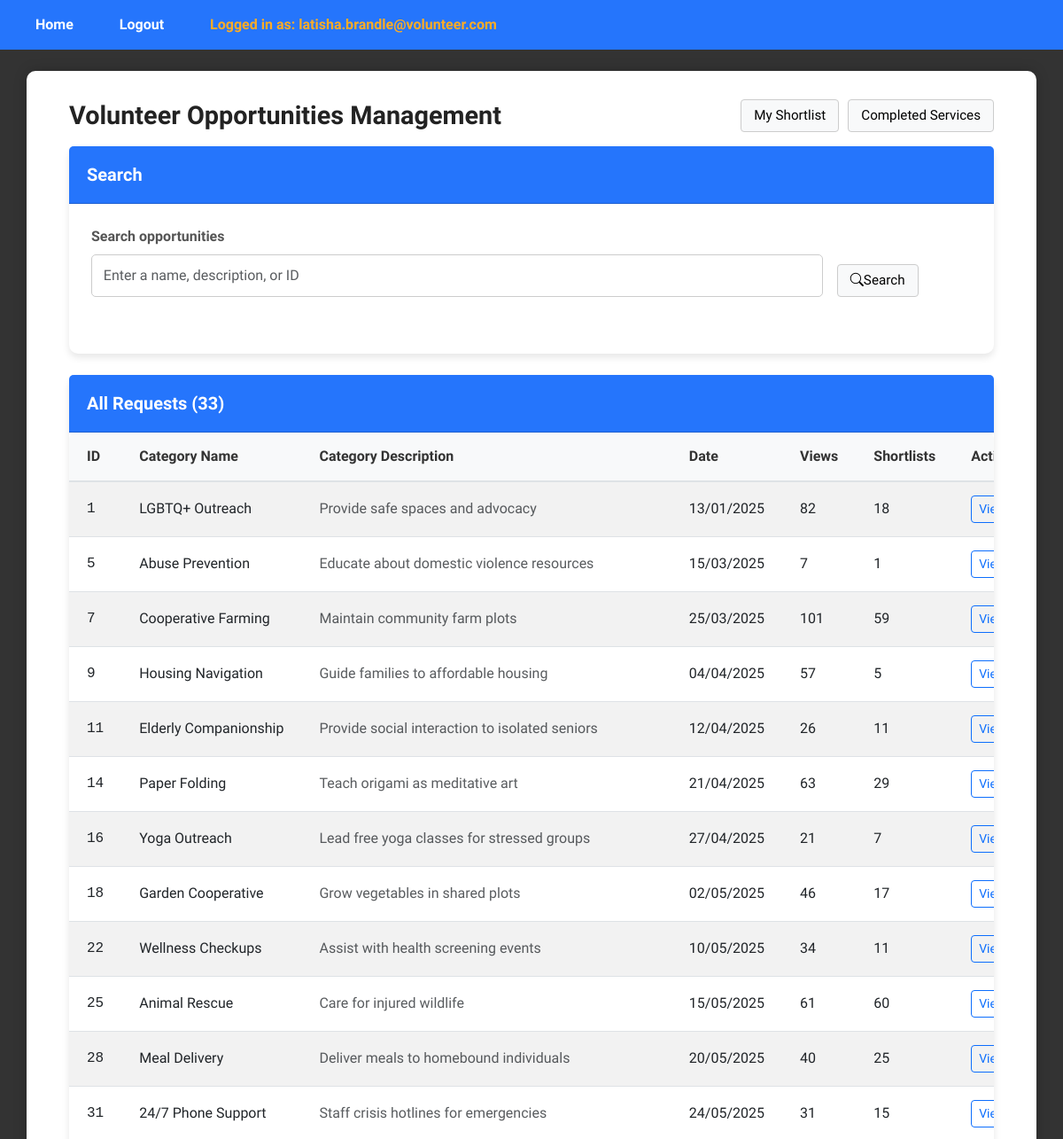
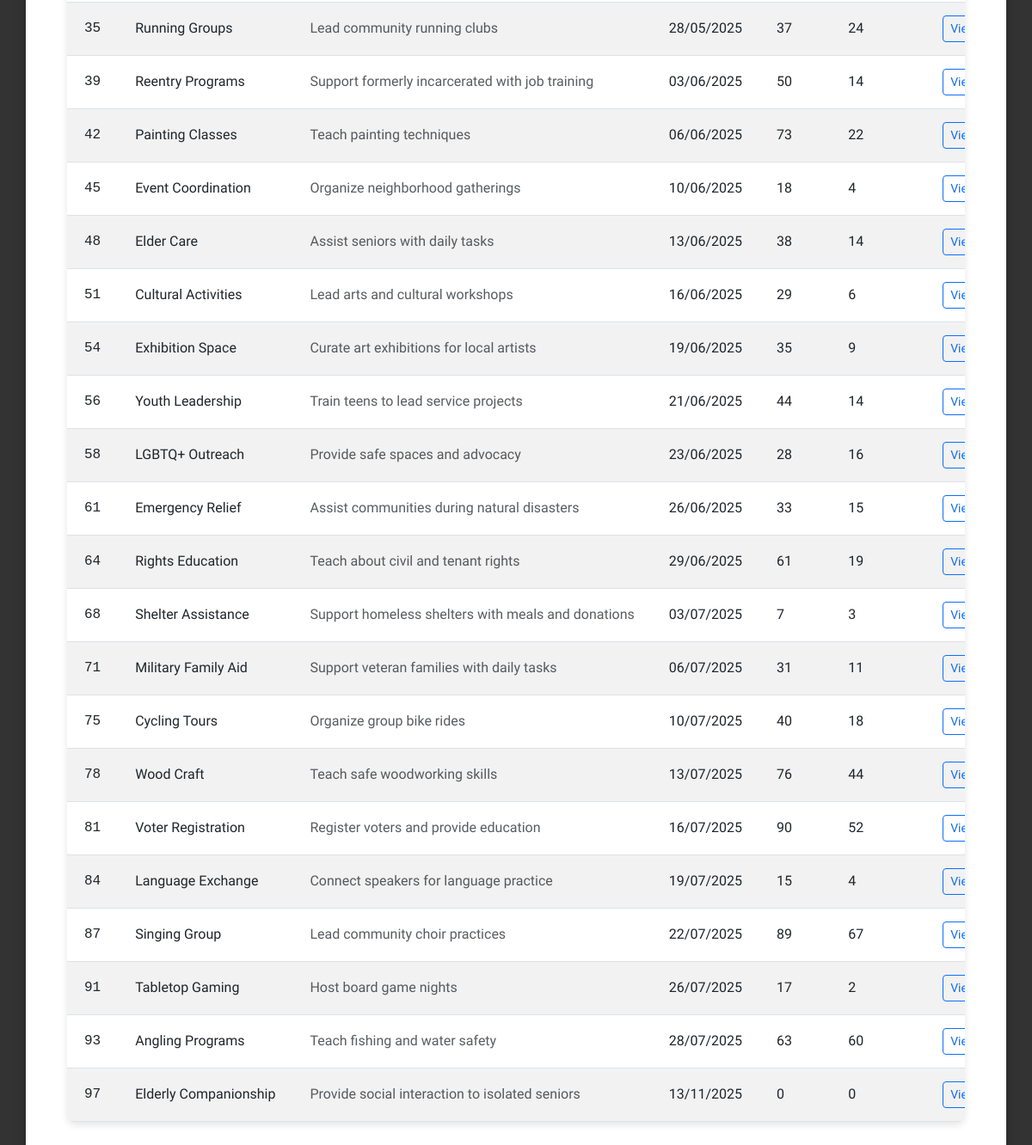
The app's page /ViewOpportunitiesPage (signed in) with its own data (2 pictures, top to bottom).
### tables this page shows
CREATE TABLE request (
    request_id INTEGER PRIMARY KEY AUTOINCREMENT,
    pin_user_id INT,
    csrrep_user_id INT DEFAULT NULL,
    category_id INT,
    request_status BOOLEAN, --0 means uncompleted, 1 means completed
    request_date DATETIME,
    request_view_count INT,
    request_shortlist_count INT,
    FOREIGN KEY (pin_user_id) REFERENCES user(user_id),
    FOREIGN KEY (csrrep_user_id) REFERENCES user(user_id),
    FOREIGN KEY (category_id) REFERENCES category(category_id)
);

CREATE TABLE category (
    category_id INTEGER PRIMARY KEY AUTOINCREMENT,
    category_name VARCHAR(30),
    category_desc TEXT
);

### app.py (the view)
@app.route("/ViewOpportunitiesPage", methods=["GET" , "POST"])
def viewOpportunitiesPage():
    if 'email' not in session:
        return redirect(url_for('login'))
    if session['role_id'] != 4:  # Assuming CSR Rep
        return redirect(url_for('login'))
    view_controller = ViewRequestController(session['user_id'],session['role_id'])
    requests = view_controller.viewRequests(session['user_id'],session['role_id'])
    search_controller = SearchOpportunitiesController()
    keyword = (request.args.get('opportunity_keyword') or "").strip()
    if keyword:
        requests = search_controller.searchOpportunities(keyword)
    return render_template("csr/ViewOpportunitiesPage.html",keyword=keyword, requests=requests)

### controllers/pin/ViewRequestController.py (called while the page is built)
    def viewRequests(self, user_id, role_id):
        request = Request()
        return request.viewRequests(user_id, role_id)

### database/database_management.py (called while the page is built)
def dbConnection():
    return sqlite3.connect("database/volunteer_system.db")

### entities/Request.py (called while the page is built, shortened)
    def viewRequests(self, user_id, role_id):
        conn = database_management.dbConnection()
        conn.row_factory = sqlite3.Row
        cursor = conn.cursor()
        if role_id == (4):
            cursor.execute("""
                SELECT r.*, c.category_name, c.category_desc
                FROM request r
                LEFT JOIN category c ON r.category_id = c.category_id
                WHERE r.request_status = 0
            """)
        rows = cursor.fetchall()
        conn.close()
        return [Request(**dict(row)) for row in rows] if rows else []

### templates/csr/ViewOpportunitiesPage.html (shortened to what this page needs)
{% extends "layout.html" %}
{% block content %}
<div class="dashboard-wrapper">
  <div class="d-flex justify-content-between align-items-center mb-3">
  <h1 class="m-0">Volunteer Opportunities Management</h1>
  <div class="d-flex align-items-center" style="gap: 10px;">
    <a href="{{ url_for('viewShortlistOpportunitiesPage') }}" class="plain-btn">
      My Shortlist
    </a>
    <a href="{{ url_for('viewCompletedServicesPage') }}" class="plain-btn">
      Completed Services
    </a>
  </div>
</div>
  <form class="card mb-4" method="get" action="{{ url_for('viewOpportunitiesPage') }}">
    <div class="card-header">
      <h5 class="m-0">Search</h5>
    </div>
    <div class="card-body row g-3">
      <div class="col-md-10">
        <label class="form-label">Search opportunities</label>
        <input id="opportunityKeywordInput" name="opportunity_keyword"
               value="{{ request.args.get('opportunity_keyword','') }}"
               type="text" class="form-control"
               placeholder="Enter a name, description, or ID">
      </div>
      <div class="col-md-2 d-flex align-items-end">
        <button class="plain-btn" type="submit"><i class="bi bi-search"></i>Search</button>
      </div>
    </div>
  </form>
    {% if not requests %}
      <h2 style="text-align:center;">No requests found!</h2>
    {% else %}
    <div class="card">
      <div class="card-header d-flex justify-content-between align-items-center">
        <h5 class="m-0">All Requests ({{ requests|length }})</h5>
      </div>
      <div class="card-body p-0">
        <div class="table-responsive">
          <table class="table table-striped table-hover m-0 align-middle">
  <thead class="table-light">
    <tr>
      <th style="width: 80px;">ID</th>
      <th style="width: 200px;">Category Name</th>
      <th>Category Description</th>
      <th style="width: 160px;">Date</th>
      <th class="compact-column" style="width: 80px;">Views</th>
      <th class="compact-column" style="width: 90px;">Shortlists</th>
      <th style="width: 140px;">Actions</th>
    </tr>
  </thead>
  <tbody>
  {% for r in requests %}
  <tr>
    <td class="text-monospace">{{ r.request_id }}</td>
    <td>
      {% if r.category_name %}
        {{ r.category_name }}
      {% elif category_map %}
        {{ category_map.get(r.category_id, {}).category_name if category_map.get(r.category_id) else 'Category ' ~ r.category_id }}
      {% else %}
        Category {{ r.category_id }}
      {% endif %}
    </td>
    <td>
      {% if r.category_desc %}
        <span class="text-muted">{{ r.category_desc }}</span>
      {% elif category_map and category_map.get(r.category_id) %}
        <span class="text-muted">{{ category_map.get(r.category_id).category_desc }}</span>
      {% else %}
        <span class="text-muted">-</span>
      {% endif %}
    </td>
    <td>{{ r.request_date }}</td>
    <td class="compact-column">{{ r.request_view_count }}</td>
    <td class="compact-column">{{ r.request_shortlist_count }}</td>
    <td class="compact-column">
      <a href="{{ url_for('viewOpportunitiesDetailsPage', request_id=r.request_id) }}"
         class="btn btn-sm btn-outline-primary">
        View details
      </a>
    </td>
  </tr>
  {% endfor %}
</tbody>
</table>
        </div>
      </div>
  </div>
  {% endif %}
</div>
{% endblock %}

### static/css/styles.css (style rules this page uses)
body { font-family: "Stack Sans Headline", system-ui, 'Trebuchet MS', "Segoe UI", Geneva, Verdana, sans-serif; background: #333; color: #333; margin: 0; padding: 0; min-height: 100vh; }
h1 { text-align: center; margin-bottom: 1.5rem; color: #222; font-weight: 700; font-size: 1.8rem; }
form div { margin-bottom: 1.2rem; }
label { display: block; margin-bottom: 0.4rem; font-weight: 600; color: #555; }
input[type="email"], input[type="password"], input[type="text"] { width: 100%; padding: 0.7rem 0.8rem; border-radius: 5px; border: 1.5px solid #ccc; font-size: 1rem; transition: border-color 0.3s ease; box-sizing: border-box; }
.card { box-shadow: 0 4px 8px rgba(0,0,0,0.1); border-radius: 10px; border: none; margin-bottom: 30px; background: #fff; }
.card-header { background-color: #2575fc; color: white; padding: 20px; border-radius: 10px 10px 0 0; font-size: 1.2rem; }
.card-header h5 { margin: 0; font-weight: 600; }
.card-body { padding: 25px; }
.table-responsive { border-radius: 8px; overflow-x: auto; }
.table { margin-bottom: 0; width: 100%; border-collapse: collapse; table-layout: auto; }
.table thead th { padding: 15px 20px; font-weight: 600; border-bottom: 2px solid #dee2e6; white-space: nowrap; background-color: #f8f9fa; color: #333; text-align: left; }
.table tbody td { padding: 15px 20px; vertical-align: middle; border-bottom: 1px solid #dee2e6; white-space: nowrap; }
.table-striped tbody tr:nth-of-type(odd) { background-color: rgba(0,0,0,0.02); }
.table th, .table td { min-width: 100px; }
.table th:first-child, .table td:first-child { min-width: 30px; }
.table th:nth-child(2), .table td:nth-child(2) { min-width: 180px; }
.table th:nth-child(3), .table td:nth-child(3) { min-width: 250px; }
.table th.compact-column, .table td.compact-column { min-width: 50px !important; }
.plain-btn { background-color: #f8f9fa; border: 1px solid #ccc; color: #000; padding: 6px 14px; border-radius: 4px; font-size: 0.95rem; font-weight: 500; cursor: pointer; text-decoration: none; display: inline-block; transition: background-color 0.2s ease, border-color 0.2s ease; }

### templates/csr/ViewOpportunitiesPage.html (style rules this page uses)
.text-monospace { font-family: ui-monospace, SFMono-Regular, Menlo, Monaco, Consolas, "Liberation Mono", "Courier New", monospace; }

### records on screen
request: request_id "1", category_name "LGBTQ+ Outreach", category_desc "Provide safe spaces and advocacy", request_date "13/01/2025", request_view_count "82", request_shortlist_count "18"
request: request_id "5", category_name "Abuse Prevention", category_desc "Educate about domestic violence resources", request_date "15/03/2025", request_view_count "7", request_shortlist_count "1"
request: request_id "7", category_name "Cooperative Farming", category_desc "Maintain community farm plots", request_date "25/03/2025", request_view_count "101", request_shortlist_count "59"
request: request_id "9", category_name "Housing Navigation", category_desc "Guide families to affordable housing", request_date "04/04/2025", request_view_count "57", request_shortlist_count "5"
request: request_id "11", category_name "Elderly Companionship", category_desc "Provide social interaction to isolated seniors", request_date "12/04/2025", request_view_count "26", request_shortlist_count "11"
request: request_id "14", category_name "Paper Folding", category_desc "Teach origami as meditative art", request_date "21/04/2025", request_view_count "63", request_shortlist_count "29"
request: request_id "16", category_name "Yoga Outreach", category_desc "Lead free yoga classes for stressed groups", request_date "27/04/2025", request_view_count "21", request_shortlist_count "7"
request: request_id "18", category_name "Garden Cooperative", category_desc "Grow vegetables in shared plots", request_date "02/05/2025", request_view_count "46", request_shortlist_count "17"
request: request_id "22", category_name "Wellness Checkups", category_desc "Assist with health screening events", request_date "10/05/2025", request_view_count "34", request_shortlist_count "11"
request: request_id "25", category_name "Animal Rescue", category_desc "Care for injured wildlife", request_date "15/05/2025", request_view_count "61", request_shortlist_count "60"
request: request_id "28", category_name "Meal Delivery", category_desc "Deliver meals to homebound individuals", request_date "20/05/2025", request_view_count "40", request_shortlist_count "25"
request: request_id "31", category_name "24/7 Phone Support", category_desc "Staff crisis hotlines for emergencies", request_date "24/05/2025", request_view_count "31", request_shortlist_count "15"
request: request_id "35", category_name "Running Groups", category_desc "Lead community running clubs", request_date "28/05/2025", request_view_count "37", request_shortlist_count "24"
request: request_id "39", category_name "Reentry Programs", category_desc "Support formerly incarcerated with job training", request_date "03/06/2025", request_view_count "50", request_shortlist_count "14"
request: request_id "42", category_name "Painting Classes", category_desc "Teach painting techniques", request_date "06/06/2025", request_view_count "73", request_shortlist_count "22"
request: request_id "45", category_name "Event Coordination", category_desc "Organize neighborhood gatherings", request_date "10/06/2025", request_view_count "18", request_shortlist_count "4"
request: request_id "48", category_name "Elder Care", category_desc "Assist seniors with daily tasks", request_date "13/06/2025", request_view_count "38", request_shortlist_count "14"
request: request_id "51", category_name "Cultural Activities", category_desc "Lead arts and cultural workshops", request_date "16/06/2025", request_view_count "29", request_shortlist_count "6"
request: request_id "54", category_name "Exhibition Space", category_desc "Curate art exhibitions for local artists", request_date "19/06/2025", request_view_count "35", request_shortlist_count "9"
request: request_id "56", category_name "Youth Leadership", category_desc "Train teens to lead service projects", request_date "21/06/2025", request_view_count "44", request_shortlist_count "14"
request: request_id "58", category_name "LGBTQ+ Outreach", category_desc "Provide safe spaces and advocacy", request_date "23/06/2025", request_view_count "28", request_shortlist_count "16"
request: request_id "61", category_name "Emergency Relief", category_desc "Assist communities during natural disasters", request_date "26/06/2025", request_view_count "33", request_shortlist_count "15"
request: request_id "64", category_name "Rights Education", category_desc "Teach about civil and tenant rights", request_date "29/06/2025", request_view_count "61", request_shortlist_count "19"
request: request_id "68", category_name "Shelter Assistance", category_desc "Support homeless shelters with meals and donations", request_date "03/07/2025", request_view_count "7", request_shortlist_count "3"
request: request_id "71", category_name "Military Family Aid", category_desc "Support veteran families with daily tasks", request_date "06/07/2025", request_view_count "31", request_shortlist_count "11"
request: request_id "75", category_name "Cycling Tours", category_desc "Organize group bike rides", request_date "10/07/2025", request_view_count "40", request_shortlist_count "18"
request: request_id "78", category_name "Wood Craft", category_desc "Teach safe woodworking skills", request_date "13/07/2025", request_view_count "76", request_shortlist_count "44"
request: request_id "81", category_name "Voter Registration", category_desc "Register voters and provide education", request_date "16/07/2025", request_view_count "90", request_shortlist_count "52"
request: request_id "84", category_name "Language Exchange", category_desc "Connect speakers for language practice", request_date "19/07/2025", request_view_count "15", request_shortlist_count "4"
request: request_id "87", category_name "Singing Group", category_desc "Lead community choir practices", request_date "22/07/2025", request_view_count "89", request_shortlist_count "67"
request: request_id "91", category_name "Tabletop Gaming", category_desc "Host board game nights", request_date "26/07/2025", request_view_count "17", request_shortlist_count "2"
request: request_id "93", category_name "Angling Programs", category_desc "Teach fishing and water safety", request_date "28/07/2025", request_view_count "63", request_shortlist_count "60"
request: request_id "97", category_name "Elderly Companionship", category_desc "Provide social interaction to isolated seniors", request_date "13/11/2025", request_view_count "0", request_shortlist_count "0"

### other values on screen
{{ session.email }} "latisha.brandle@volunteer.com"
{{ requests|length }} "33"
